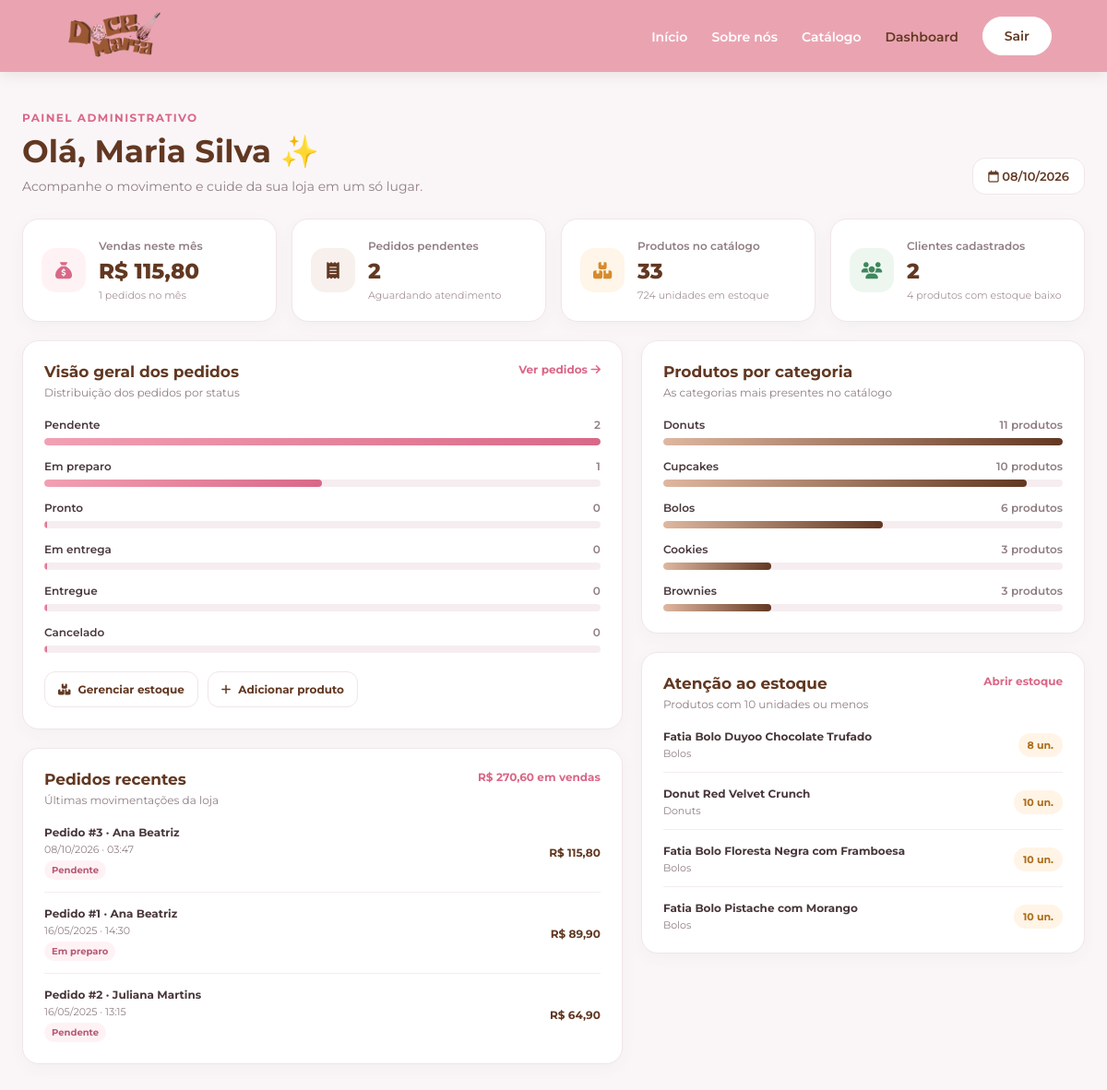
Page /admin/dashboard.php (signed in) on the committed database.
### tables this page shows
CREATE TABLE IF NOT EXISTS pedidos (
    id_pedido INT AUTO_INCREMENT PRIMARY KEY,
    id_cliente INT NOT NULL,
    data_pedido DATETIME NOT NULL DEFAULT CURRENT_TIMESTAMP,
    status_pedido ENUM(
        'Pendente', 'Em preparo', 'Pronto', 'Em entrega', 'Entregue', 'Cancelado'
    ) DEFAULT 'Pendente',
    metodo_coleta ENUM('Retirada', 'Entrega') NOT NULL,
    nome_coletor VARCHAR(100),
    nota_pedido TEXT,
    cep VARCHAR(10),
    endereco_entrega TEXT,
    subtotal DECIMAL(10, 2) NOT NULL,
    valor_frete DECIMAL(10, 2) DEFAULT 0.00,
    gorjeta DECIMAL(10, 2) DEFAULT 0.00,
    valor_total DECIMAL(10, 2) NOT NULL,
    metodo_pagamento ENUM('Cartão', 'Pix', 'Dinheiro') NOT NULL,
    possui_brinde BOOLEAN DEFAULT FALSE,
    FOREIGN KEY (id_cliente) REFERENCES usuarios (id_user)
);

CREATE TABLE IF NOT EXISTS usuarios (
    id_user INT AUTO_INCREMENT PRIMARY KEY,
    nome VARCHAR(100) NOT NULL,
    email VARCHAR(100) UNIQUE NOT NULL,
    senha VARCHAR(255) NOT NULL,
    telefone VARCHAR(20),
    tipo_usuario ENUM('cliente', 'admin') DEFAULT 'cliente',
    pontos_fidelidade INT DEFAULT 0,
    data_cadastro DATE NOT NULL DEFAULT (CURRENT_DATE)
);

CREATE TABLE IF NOT EXISTS produtos (
    id_produto INT AUTO_INCREMENT PRIMARY KEY,
    img_produto VARCHAR(255),
    nome_produto VARCHAR(100) NOT NULL,
    descricao TEXT,
    categoria ENUM(
        'Cookies', 'Cupcakes', 'Brownies', 'Doces',
        'Bolos', 'Alfajor', 'Brigadeiro', 'Cannoli',
        'Donuts', 'Eclair', 'Macaron', 'Pirulitos'
    ) NOT NULL,
    peso_tamanho VARCHAR(50),
    preco DECIMAL(10,2) NOT NULL,
    estoque INT NOT NULL DEFAULT 0,
    status_estoque ENUM('Em estoque', 'Estoque baixo', 'Esgotado') DEFAULT 'Em estoque',
    estrelas DECIMAL(2,1) NULL CHECK (estrelas BETWEEN 0 AND 5),
    eh_pacote_buffet BOOLEAN DEFAULT FALSE
);

### admin/dashboard.php (the view, shortened to what this page needs)
<?php
require_once __DIR__ . '/../php/crud.php';
$escape = static function ($value): string {
    return htmlspecialchars((string) $value, ENT_QUOTES | ENT_SUBSTITUTE, 'UTF-8');
};
$money = static function ($value): string {
    return 'R$ ' . number_format((float) $value, 2, ',', '.');
};
$stats = $pdo->query(
    "SELECT
        (SELECT COUNT(*) FROM produtos) AS total_produtos,
        (SELECT COALESCE(SUM(estoque), 0) FROM produtos) AS unidades_estoque,
        (SELECT COUNT(*) FROM produtos WHERE estoque > 0 AND estoque <= 10) AS estoque_baixo,
        (SELECT COUNT(*) FROM usuarios WHERE tipo_usuario = 'cliente') AS total_clientes,
        (SELECT COUNT(*) FROM pedidos WHERE status_pedido = 'Pendente') AS pedidos_pendentes,
        (SELECT COUNT(*) FROM pedidos WHERE data_pedido >= DATE_FORMAT(CURDATE(), '%Y-%m-01')) AS pedidos_mes,
        (SELECT COALESCE(SUM(valor_total), 0) FROM pedidos
         WHERE data_pedido >= DATE_FORMAT(CURDATE(), '%Y-%m-01')
           AND status_pedido <> 'Cancelado') AS vendas_mes,
        (SELECT COALESCE(SUM(valor_total), 0) FROM pedidos
         WHERE status_pedido <> 'Cancelado') AS vendas_total"
)->fetch(PDO::FETCH_ASSOC);
$statusRows = $pdo->query(
    'SELECT status_pedido, COUNT(*) AS total
     FROM pedidos
     GROUP BY status_pedido'
)->fetchAll(PDO::FETCH_KEY_PAIR);
$orderStatuses = ['Pendente', 'Em preparo', 'Pronto', 'Em entrega', 'Entregue', 'Cancelado'];
$maxStatusCount = max(1, ...array_map(
    static fn(string $status): int => (int) ($statusRows[$status] ?? 0),
    $orderStatuses
));
$categories = $pdo->query(
    'SELECT categoria, COUNT(*) AS total
     FROM produtos
     GROUP BY categoria
     ORDER BY total DESC, categoria
     LIMIT 6'
)->fetchAll(PDO::FETCH_ASSOC);
$maxCategoryCount = max(1, ...array_map(static fn(array $category): int => (int) $category['total'], $categories));
$lowStock = $pdo->query(
    "SELECT id_produto, nome_produto, categoria, estoque
     FROM produtos
     WHERE estoque <= 10
     ORDER BY estoque ASC, nome_produto
     LIMIT 6"
)->fetchAll(PDO::FETCH_ASSOC);
$recentOrders = $pdo->query(
    'SELECT p.id_pedido, p.data_pedido, p.status_pedido, p.valor_total, u.nome AS nome_cliente
     FROM pedidos p
     INNER JOIN usuarios u ON u.id_user = p.id_cliente
     ORDER BY p.data_pedido DESC
     LIMIT 6'
)->fetchAll(PDO::FETCH_ASSOC);
$adminName = (string) ($_SESSION['nome'] ?? 'Admin');
?>
<!DOCTYPE html>
<html lang="pt-br">
<head>
    <link rel="stylesheet" href="https://cdnjs.cloudflare.com/ajax/libs/font-awesome/6.4.0/css/all.min.css">
</head>
<body>
    <header class="admin-site-header">
        <ul class="admin-menu">
            <li><a href="../index.php"><img src="../imagens/Doce_Maria.png" class="admin-logo" alt="Doce Maria"></a></li>
            <li><a href="../index.php">Início</a></li>
            <li><a href="../sobre.php">Sobre nós</a></li>
            <li><a href="../produtos.php">Catálogo</a></li>
            <li><a href="dashboard.php" aria-current="page" aria-label="Você já está no dashboard">Dashboard</a></li>
            <li><a class="logout-button" href="../logout.php" aria-label="Sair da conta">Sair</a></li>
        </ul>
    </header>
    <main class="dashboard">
        <section class="welcome">
            <div>
                <p class="eyebrow">Painel administrativo</p>
                <h1>Olá, <?php echo $escape($adminName); ?> ✨</h1>
                <p>Acompanhe o movimento e cuide da sua loja em um só lugar.</p>
            </div>
            <div class="date-chip"><i class="fa-regular fa-calendar"></i> <?php echo $escape(date('d/m/Y')); ?></div>
        </section>
        <section class="stats-grid" aria-label="Indicadores da loja">
            <article class="stat-card">
                <div class="stat-icon"><i class="fa-solid fa-sack-dollar"></i></div>
                <div>
                    <p class="stat-label">Vendas neste mês</p>
                    <p class="stat-value"><?php echo $escape($money($stats['vendas_mes'])); ?></p>
                    <p class="stat-note"><?php echo (int) $stats['pedidos_mes']; ?> pedidos no mês</p>
                </div>
            </article>
            <article class="stat-card">
                <div class="stat-icon"><i class="fa-solid fa-receipt"></i></div>
                <div>
                    <p class="stat-label">Pedidos pendentes</p>
                    <p class="stat-value"><?php echo number_format((int) $stats['pedidos_pendentes'], 0, ',', '.'); ?></p>
                    <p class="stat-note">Aguardando atendimento</p>
                </div>
            </article>
            <article class="stat-card">
                <div class="stat-icon"><i class="fa-solid fa-boxes-stacked"></i></div>
                <div>
                    <p class="stat-label">Produtos no catálogo</p>
                    <p class="stat-value"><?php echo number_format((int) $stats['total_produtos'], 0, ',', '.'); ?></p>
                    <p class="stat-note"><?php echo number_format((int) $stats['unidades_estoque'], 0, ',', '.'); ?> unidades em estoque</p>
                </div>
            </article>
            <article class="stat-card">
                <div class="stat-icon"><i class="fa-solid fa-users"></i></div>
                <div>
                    <p class="stat-label">Clientes cadastrados</p>
                    <p class="stat-value"><?php echo number_format((int) $stats['total_clientes'], 0, ',', '.'); ?></p>
                    <p class="stat-note"><?php echo number_format((int) $stats['estoque_baixo'], 0, ',', '.'); ?> produtos com estoque baixo</p>
                </div>
            </article>
        </section>
        <div class="dashboard-grid">
            <div>
                <section class="panel">
                    <div class="panel-heading">
                        <div>
                            <h2>Visão geral dos pedidos</h2>
                            <p>Distribuição dos pedidos por status</p>
                        </div>
                        <a class="text-link" href="pedidos.php">Ver pedidos <i class="fa-solid fa-arrow-right"></i></a>
                    </div>
                    <div class="status-list">
                        <?php foreach ($orderStatuses as $status): ?>
                            <?php $count = (int) ($statusRows[$status] ?? 0); ?>
                            <div>
                                <div class="bar-label"><span><?php echo $escape($status); ?></span><span><?php echo $count; ?></span></div>
                                <div class="bar-track"><div class="bar-fill" style="width: <?php echo $count > 0 ? max(3, (int) round($count / $maxStatusCount * 100)) : 0; ?>%"></div></div>
                            </div>
                        <?php endforeach; ?>
                    </div>
                    <div class="quick-links">
                        <a class="quick-link" href="estoque.php"><i class="fa-solid fa-boxes-stacked"></i> Gerenciar estoque</a>
                        <a class="quick-link" href="adicionar_produto.php"><i class="fa-solid fa-plus"></i> Adicionar produto</a>
                    </div>
                </section>
                <section class="panel">
                    <div class="panel-heading">
                        <div>
                            <h2>Pedidos recentes</h2>
                            <p>Últimas movimentações da loja</p>
                        </div>
                        <span class="text-link"><?php echo $escape($money($stats['vendas_total'])); ?> em vendas</span>
                    </div>
                    <div class="order-list">
                        <?php foreach ($recentOrders as $order): ?>
                            <?php
                            $statusClass = $order['status_pedido'] === 'Cancelado'
                                ? 'cancelled'
                                : ($order['status_pedido'] === 'Entregue' ? 'done' : '');
                            ?>
                            <div class="order-item">
                                <div class="item-main">
                                    <strong>Pedido #<?php echo (int) $order['id_pedido']; ?> · <?php echo $escape($order['nome_cliente']); ?></strong>
                                    <small><?php echo $escape(date('d/m/Y · H:i', strtotime($order['data_pedido']))); ?></small>
                                    <span class="status-badge <?php echo $statusClass; ?>"><?php echo $escape($order['status_pedido']); ?></span>
                                </div>
                                <span class="order-total"><?php echo $escape($money($order['valor_total'])); ?></span>
                            </div>
                        <?php endforeach; ?>
                    </div>
                </section>
            </div>
            <div>
                <section class="panel">
                    <div class="panel-heading">
                        <div>
                            <h2>Produtos por categoria</h2>
                            <p>As categorias mais presentes no catálogo</p>
                        </div>
                    </div>
                    <div class="category-list">
                        <?php foreach ($categories as $category): ?>
                            <div>
                                <div class="bar-label"><span><?php echo $escape($category['categoria']); ?></span><span><?php echo (int) $category['total']; ?> produtos</span></div>
                                <div class="bar-track"><div class="bar-fill" style="width: <?php echo max(3, (int) round((int) $category['total'] / $maxCategoryCount * 100)); ?>%"></div></div>
                            </div>
                        <?php endforeach; ?>
                    </div>
                </section>
                <section class="panel">
                    <div class="panel-heading">
                        <div>
                            <h2>Atenção ao estoque</h2>
                            <p>Produtos com 10 unidades ou menos</p>
                        </div>
                        <a class="text-link" href="estoque.php">Abrir estoque</a>
                    </div>
                    <div class="stock-list">
                        <?php foreach ($lowStock as $product): ?>
                            <div class="stock-item">
                                <div class="item-main">
                                    <strong><?php echo $escape($product['nome_produto']); ?></strong>
                                    <small><?php echo $escape($product['categoria']); ?></small>
                                </div>
                                <span class="stock-count <?php echo (int) $product['estoque'] === 0 ? 'empty' : ''; ?>">
                                    <?php echo (int) $product['estoque'] === 0 ? 'Esgotado' : (int) $product['estoque'] . ' un.'; ?>
                                </span>
                            </div>
                        <?php endforeach; ?>
                    </div>
                </section>
            </div>
        </div>
    </main>
</body>
</html>

### rows in the picture
pedidos: id_pedido "3", id_cliente.nome "Ana Beatriz", data_pedido "08/10/2026 · 03:47", status_pedido "Pendente", valor_total "R$ 115,80"
pedidos: id_pedido "1", id_cliente.nome "Ana Beatriz", data_pedido "16/05/2025 · 14:30", status_pedido "Em preparo", valor_total "R$ 89,90"
pedidos: id_pedido "2", id_cliente.nome "Juliana Martins", data_pedido "16/05/2025 · 13:15", status_pedido "Pendente", valor_total "R$ 64,90"
produtos: nome_produto "Fatia Bolo Duyoo Chocolate Trufado", categoria "Bolos", estoque "8"
produtos: nome_produto "Donut Red Velvet Crunch", categoria "Donuts", estoque "10"
produtos: nome_produto "Fatia Bolo Floresta Negra com Framboesa", categoria "Bolos", estoque "10"
produtos: nome_produto "Fatia Bolo Pistache com Morango", categoria "Bolos", estoque "10"

### other values in the picture
$escape($adminName) "Maria Silva"
$escape($money($stats['vendas_mes'])) "R$ 115,80"
$stats['pedidos_mes'] "1"
$stats['pedidos_pendentes'] "2"
$stats['total_produtos'] "33"
$stats['unidades_estoque'] "724"
$stats['total_clientes'] "2"
$stats['estoque_baixo'] "4"
$escape($status) "Pendente"
$count "2"
$escape($status) "Em preparo"
$count "1"
$escape($status) "Pronto"
$count "0"
$escape($status) "Em entrega"
